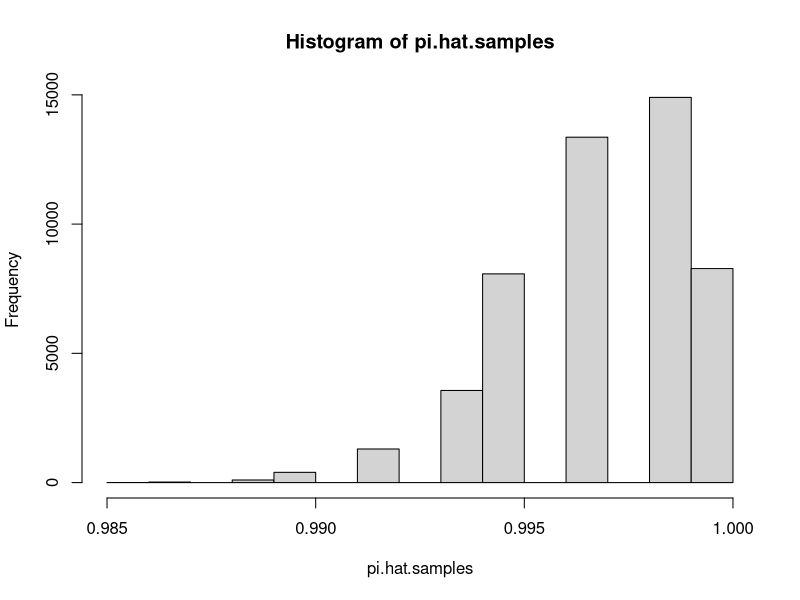

Reproduce this figure in R.
n <- 600
pi <- 0.997

x <- rbinom(n, size = 1, prob = pi)
sum(x) / n

n.iterations <- 5e4
pi.hat.samples <- rep(NA, n.iterations)

for(i in 1:n.iterations)
{
  pi.hat.samples[i] <- sum(rbinom(n, 1, prob = pi)) / n
}

hist(pi.hat.samples)